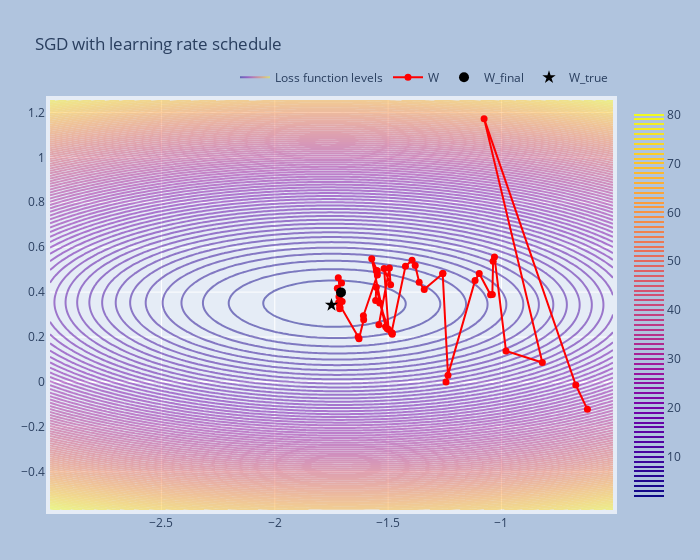

Source (notebook cell):
### Markdown cell above
Посмотрим, как размер подвыборки, по которой оценивается градиент, влияет на сходимость.

### Code cell
w_list = sgd_with_lr_schedule(lambda_param=0.01, p=0.35, batch_size=1)
plot_trajectory(w_list, 'SGD with learning rate schedule')
